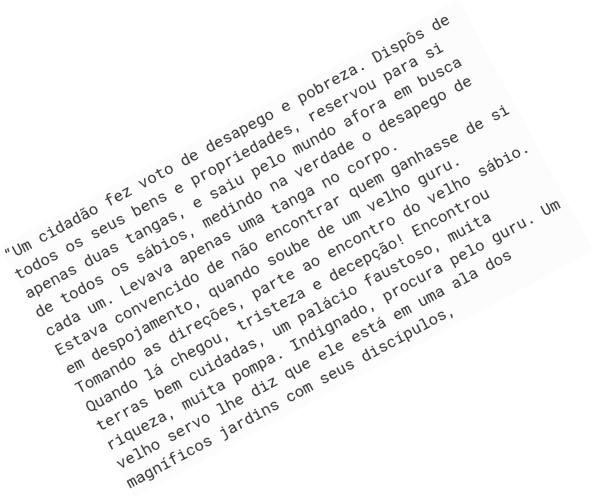
#> input picture texto_roboto_mono_24_rotated.png, 1187 x 995 px (shown at 1/2 size)
$ python main.py
#> lines starting #> are read from the running program, lines starting #| are printed output that depends on the picture; after the words box and inside, x2 and y2 are one past the last pixel; in counts of white or black regions, pixels touching at a corner belong together
### imageimport.py
import cv2
import numpy as np


def importImages(image, alphabet):
    #img = cv2.imread("mono.jpg")
#> called with image = 'texto_roboto_mono_24_rotated.png', alphabet = 'alfabeto_roboto_mono.png'
    img = cv2.imread(image)
#> img is the input picture: shape (995, 1187, 3); min 50, max 255, mean 242.8
    #alphabet = cv2.imread("testimage2.png")
    threshold = 200
    alphabet = cv2.imread(alphabet)
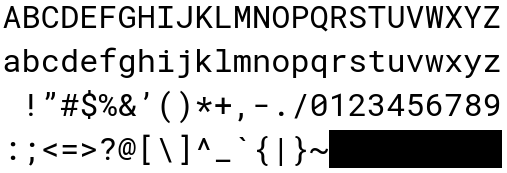
#> input picture alfabeto_roboto_mono.png, 507 x 173 px
#> alphabet is the input picture: shape (173, 507, 3); min 0, max 255, mean 205.9

    gray = cv2.cvtColor(img, cv2.COLOR_BGR2GRAY) #convert image to grayscale
    gray_alphabet = cv2.cvtColor(alphabet, cv2.COLOR_BGR2GRAY) #convert alphabet to grayscale
    th, im_th = cv2.threshold(gray, 0, 255, cv2.THRESH_BINARY | cv2.THRESH_OTSU) #binary image
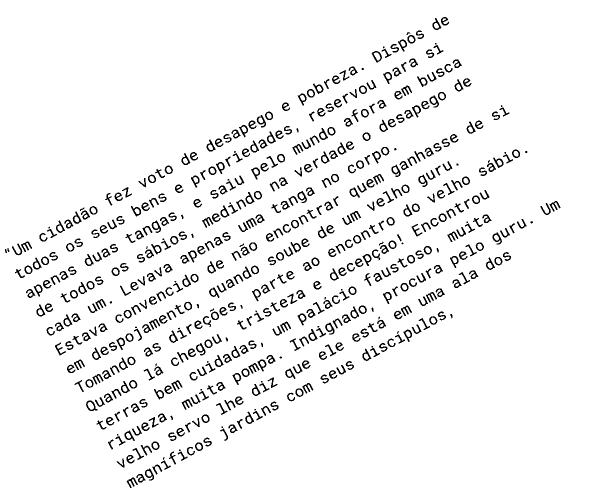
#> im_th: shape (995, 1187) (shown at 1/2 size); 94.2% white; black in thin lines or dots, all inside (x1, y1, x2, y2) = (10, 34, 1121, 976)
#> th = 170
    th2, alphabet_th = cv2.threshold(gray_alphabet, 0, 255, cv2.THRESH_BINARY | cv2.THRESH_OTSU) #ensure binary
#> alphabet_th: shape (173, 507); 80.7% white; 105 black regions (9 under 20 px), largest, box (x1, y1, x2, y2) and area: (329, 130, 502, 168) 6574, (426, 6, 443, 28) 203, (235, 6, 250, 28) 197
#> th2 = 133
#> (key Esc is pressed here)
#> (key Enter is pressed here)
#> in meteHough, `dst = cv2.Canny(src, 50, 200, None, 3)`: dst: shape (995, 1187); 3.9% white in thin lines or dots, all inside (x1, y1, x2, y2) = (9, 33, 1121, 976)
#> in meteHough, `lines = cv2.HoughLines(dst, 0.5, np.pi / 720, res, None, 0, 0)`: lines = 15 rows, first 8: [450, 1.08], [751, 1.08], [665, 1.08], [538.5, 1.08], [579, 1.08], [493, 1.08], [582, 1.08], [880, 1.08]
#> in meteHough, `lines = sorted(lines, key=lambda x:x[0][0])`: lines = [[[450, 1.08]], [[452.5, 1.08]], [[493, 1.08]], [[536, 1.08]], [[538.5, 1.08]], [[552.5, 1.08]], [[579, 1.08]], [[582, 1.08]], [[665, 1.08]], [[678.5, 1.08]], [[708, 1.08]], [[751, 1.08]], [[753.5, 1.08]], [[794, 1.08]], [[880, 1.08]]]
#> the loop in unrotateImage, `for i in range(len(lines)):` made 15 passes
#> (rho, x0 in drawLine, y0 in drawLine, pt1 in drawLine, pt2 in drawLine, sum_thetas) on passes 1 to 12: (450, 213, 396.4, (-1548, 1343), (1974, -550), 1.08), (452.5, 214.2, 398.6, (-1547, 1345), (1975, -548), 2.16), (493, 233.3, 434.3, (-1528, 1380), (1995, -512), 3.23), (536, 253.7, 472.2, (-1508, 1418), (2015, -474), 4.31), (538.5, 254.9, 474.4, (-1506, 1420), (2016, -472), 5.39), (552.5, 261.5, 486.7, (-1500, 1433), (2023, -459), 6.47), (579, 274.1, 510, (-1487, 1456), (2035, -436), 7.54), (582, 275.5, 512.7, (-1486, 1459), (2037, -433), 8.62), (665, 314.8, 585.8, (-1447, 1532), (2076, -360), 9.7), (678.5, 321.1, 597.7, (-1440, 1544), (2082, -348), 10.78), (708, 335.1, 623.7, (-1426, 1570), (2096, -322), 11.86), (751, 355.5, 661.5, (-1406, 1608), (2117, -285), 12.93)
#> after the loop in unrotateImage, `for i in range(len(lines)):`:
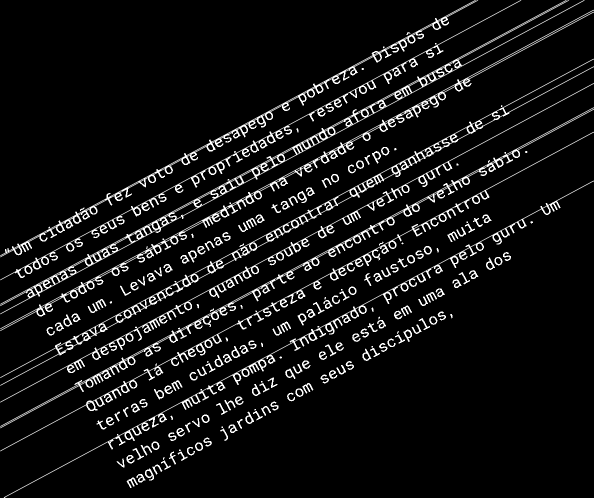
#> copy: shape (995, 1187) (shown at 1/2 size); min 0, max 255, mean 19.3
#> after the loop in unrotateImage, `for i in range(len(lines)):`: sum_thetas = 16.17
#> in unrotateImage, `average_theta = sum_thetas/len(lines)`: average_theta = 1.08

    return img, im_th, alphabet_th

### hough.py
import cv2
import numpy as np
import math
import imageimport as imgimp
import statistics

def rotateImage(image, angle):
    #print(angle)
#> called with angle = -28.25
    image_center = tuple(np.array(image.shape[1::-1]) / 2)
#> image_center = (593.5, 497.5)
    rot_mat = cv2.getRotationMatrix2D(image_center, angle, 1.0)
#> rot_mat = [[0.881, -0.473, 306.2], [0.473, 0.881, -221.7]]
    result = cv2.warpAffine(image, rot_mat, image.shape[1::-1], borderMode=cv2.BORDER_CONSTANT,
                           borderValue=(255,255,255), flags=cv2.INTER_AREA )
    return result
    #borderMode=cv2.BORDER_CONSTANT,
#                           borderValue=(255,255,255)

def drawLine(img, rho, theta):
    a = math.cos(theta)
    b = math.sin(theta)
    x0 = a * rho
    y0 = b * rho
    pt1 = (int(x0 + 2000*(-b)), int(y0 + 2000*(a)))
    pt2 = (int(x0 - 2000*(-b)), int(y0 - 2000*(a)))
    cv2.line(img, pt1, pt2, (255,255,255), 1, cv2.LINE_AA)

def meteHough(src, res):
    dst = cv2.Canny(src, 50, 200, None, 3)
    lines = cv2.HoughLines(dst, 0.5, np.pi / 720, res, None, 0, 0)
    lines = sorted(lines, key=lambda x:x[0][0])
    return lines

def getTextLinesFromHough(src):
    lines = meteHough(src, 130)
#> call 2 of meteHough, with res = 130
#> in meteHough (call 2), `dst = cv2.Canny(src, 50, 200, None, 3)`:
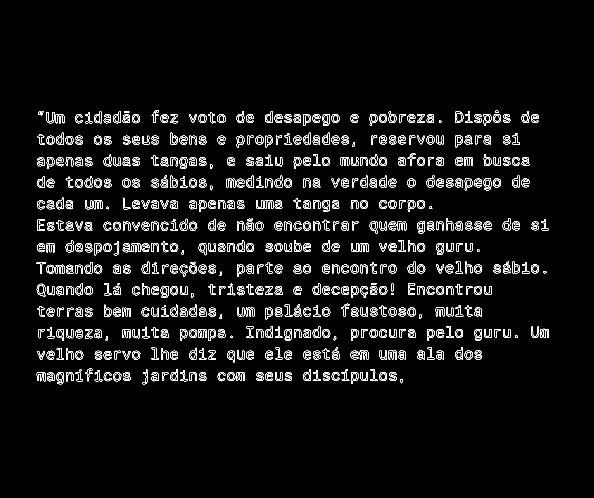
#> dst: shape (995, 1187) (shown at 1/2 size); 4.4% white in thin lines or dots, all inside (x1, y1, x2, y2) = (73, 221, 1098, 769)
#> in meteHough (call 2), `lines = cv2.HoughLines(dst, 0.5, np.pi / 720, res, None, 0, 0)`: lines = 309 rows, first 8: [331, 1.57], [675, 1.57], [632, 1.57], [446, 1.57], [460, 1.57], [245, 1.57], [589, 1.57], [231, 1.57]
#> in meteHough (call 2), `lines = sorted(lines, key=lambda x:x[0][0])`: lines = 309 items, first 6: [[226.5, 1.58]], [[227.5, 1.58]], [[228, 1.57]], [[228.5, 1.58]], [[229, 1.57]], [[229.5, 1.58]]
    rhos = np.zeros(len(lines))
#> rhos = 309 values from 0 to 0
    thetas = np.zeros(len(lines))
#> thetas = 309 values from 0 to 0
    difference_rhos = np.zeros(len(lines))
#> difference_rhos = 309 values from 0 to 0
    copy2 = np.bitwise_not(src.copy())
    for i in range(len(lines)):
        rhos[i] = lines[i][0][0]
        thetas[i] = theta = lines[i][0][1]
        drawLine(copy2, rhos[i], thetas[i])
        if (i > 0):
            difference_rhos[i] = lines[i][0][0] - lines[i-1][0][0]
        else: difference_rhos[i] = 0
#> this loop made 309 passes
#> (theta, a in drawLine, x0 in drawLine, y0 in drawLine, pt1 in drawLine, pt2 in drawLine) on passes 1 to 3: (1.58, -0.00436, -0.988, 226.5, (-2000, 217), (1998, 235)), (1.58, -0.00436, -0.993, 227.5, (-2000, 218), (1998, 236)), (1.57, -4.37e-08, -9.97e-06, 228, (-2000, 227), (1999, 228))
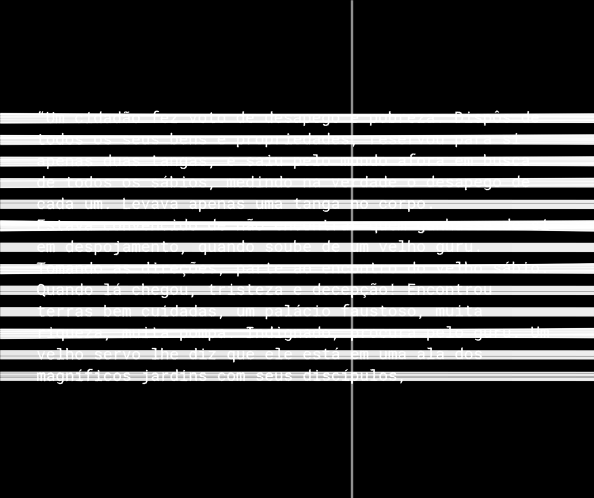
#> copy2: shape (995, 1187) (shown at 1/2 size); min 0, max 255, mean 60.5
#> after the loop, difference_rhos = 309 values, max 26 at index 182, min 0 at index 0, mean 1.73; rhos = 309 values from 226.5 to 761; thetas = 309 values, max 1.59 at index 123, min 0 at index 277, mean 1.56

    #print (difference_rhos)
    cv2.imshow("Hough Lines after rotation", copy2)
    cv2.waitKey(0)
    cv2.destroyAllWindows()
    line_count = 0
    text_lines = np.zeros((len(lines),2))
#> text_lines = 309 pairs, first value 0 to 0, second value 0 to 0
    copy = np.bitwise_not(src.copy())
    slice = 0
    sum_thetas = 0
    count_thetas = 0
    stdev_rhos = statistics.variance(difference_rhos)
#> stdev_rhos = 21.7
    mean_rhos = statistics.mean(difference_rhos)
#> mean_rhos = 1.73
    # [5 lines of commented-out code are left out]
    for i in range(len(difference_rhos)):
        if (thetas[i]*(180/np.pi) <= 93 and thetas[i]*(180/np.pi) >= 87):
            sum_thetas += thetas[i]
            count_thetas+=1
        if (difference_rhos[i] > mean_rhos+(stdev_rhos/2) and thetas[i]*(180/np.pi) <= 95 and thetas[i]*(180/np.pi) >= 85):
            #print(thetas[i]*(180/np.pi))
            text_lines[line_count][0] = (np.sum(rhos[slice:i]))/(i-slice)
            text_lines[line_count][1] = sum_thetas/count_thetas
            #print((np.sum(thetas[slice:i]))/(i-slice)*(180/np.pi), i-slice, sep=' - ')
            drawLine(copy, text_lines[line_count][0], text_lines[line_count][1])
            sum_thetas = 0
            count_thetas = 0
            slice = i
            line_count += 1
#> this loop made 309 passes
#> (a in drawLine, b in drawLine, x0 in drawLine, y0 in drawLine, pt1 in drawLine, pt2 in drawLine) on pass 29: (-0.00015, 1, -0.0355, 236.1, (-2000, 235), (1999, 236))
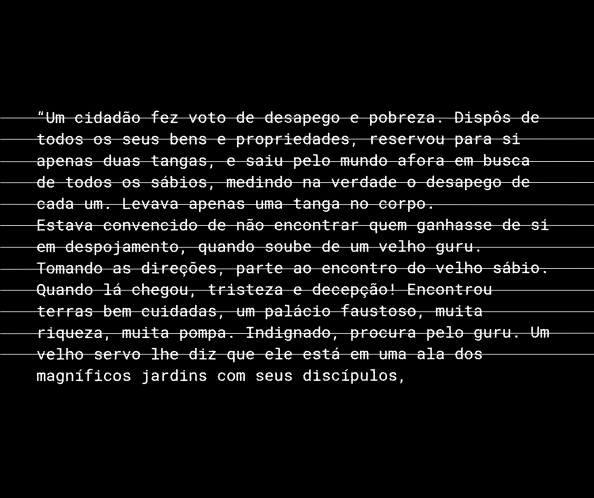
#> copy: shape (995, 1187) (shown at 1/2 size); min 0, max 255, mean 18.1
    #print(thetas[i]*(180/np.pi))
    text_lines[line_count][0] = (np.sum(rhos[slice:i]))/(i-slice)
    text_lines[line_count][1] = sum_thetas/count_thetas
    #print((np.sum(thetas[slice:i]))/(i-slice)*(180/np.pi), i-slice, sep=' - ')
    drawLine(copy, text_lines[line_count][0], text_lines[line_count][1])
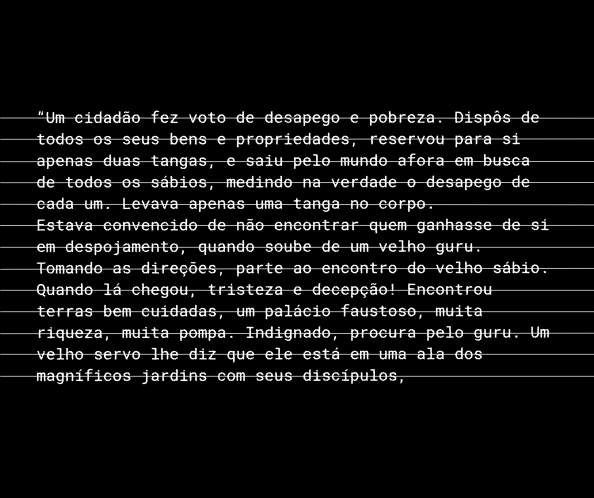
#> copy: shape (995, 1187) (shown at 1/2 size); 0.27% of pixels changed, all inside (x1, y1, x2, y2) = (0, 751, 1187, 754)
    sum_thetas = 0
    count_thetas = 0
    slice = i
    line_count += 1
    return copy2, text_lines[:line_count,:-1], copy

def unrotateImage(src):
    lines = meteHough(src, 150)
    sum_thetas = 0
    copy = np.bitwise_not(src)
    for i in range(len(lines)):
        rho = lines[i][0][0]
        theta = lines[i][0][1]
        drawLine(copy, rho, theta)
        sum_thetas += theta
    average_theta = sum_thetas/len(lines)
    if((average_theta*(180/np.pi))-90 <= -3 or (average_theta*(180/np.pi))-90 >= 3):
        rotated = rotateImage(src, (average_theta*(180/np.pi))-90)
    else: rotated = src
    return rotated, copy

### operations.py
import cv2
import numpy as np
import operator

#find characters using contour
def findCharactersUsingContours(binary_image): # Encontrar cada caracteres utilizando identificacao de blobs por FindContours
    cnts, hier = cv2.findContours(binary_image.copy(), cv2.RETR_EXTERNAL, cv2.CHAIN_APPROX_SIMPLE)  # cnts = list of contours
    boundingBoxes = [cv2.boundingRect(c) for c in cnts] # bounding Box of each character
    characters = cnts
    boundingBoxes = sorted(boundingBoxes, key=operator.itemgetter(0)) # ordena os chars da esquerda para a direita e de cima para baixo
    mins = np.amin(boundingBoxes, axis = 0)
    min_x = mins[0]
    min_y = mins[1]
    cv2.circle(binary_image, (min_x, min_y), 5, (255,255,255), 5)
    # cv2.imshow("asdf", binary_image)
    cv2.waitKey()
    if __debug__:
        for boundingBox in boundingBoxes:
            x,y,w,h = boundingBox
#> this loop made 551 passes
#> boundingBox on passes 1 to 3: (73, 744, 19, 19), (73, 567, 19, 27), (73, 524, 19, 24)
            # [4 lines of commented-out code are left out]
    return characters, boundingBoxes, min_x, min_y

# [29 lines left out: functions templateMatching, buildCharacterMap, removeBlackBackgroundWithFindContours, not called in this run]

### main.py
#python modules
import cv2
import numpy as np
# import dft as dft
import connectedcomponents as cc
from matplotlib import pyplot as plt
import os
#custom modules
import math
import hough
import imageimport as imgimp
import operations as op
import operator
import statistics

def waitKey(b):
    a = cv2.waitKey(b)
    if a == 49:
        exit(0)
    if a == 50:
        return 1
    else:
        return 0

string1 = "texto_roboto_mono_24_rotated.png"
# string1 = "lorem_roboto_mono_20.png"
# string1 = "resizeimg.jpg"
string2 = "alfabeto_roboto_mono.png"

original, im_th, alphabet_th = imgimp.importImages(string1, string2)

cv2.imshow("Original", original)
waitKey(0)
cv2.destroyAllWindows()

cv2.imshow("Binary", im_th)
waitKey(0)
cv2.destroyAllWindows()

im_th, im_lines = hough.unrotateImage(im_th)

cv2.imshow("Hough Lines", im_lines)
waitKey(0)
cv2.destroyAllWindows()

cv2.imshow("Correct rotation", im_th)
waitKey(0)
cv2.destroyAllWindows()

im_lines_rotated, text_lines, im_aggregated = hough.getTextLinesFromHough(im_th)

cv2.imshow("Hough Lines rotated", im_lines_rotated)
waitKey(0)
cv2.destroyAllWindows()

cv2.imshow("Hough Lines aggregated", im_aggregated)
waitKey(0)
cv2.destroyAllWindows()


characters, boundingBoxes, min_x, min_y = op.findCharactersUsingContours(np.bitwise_not(im_th))

text = ""
ranger = 5

img2 = im_th.copy()
temp = 0

boundingBoxes_a = np.asarray(boundingBoxes)

#> (the run stopped early here; a loop or call above may not have finished)
